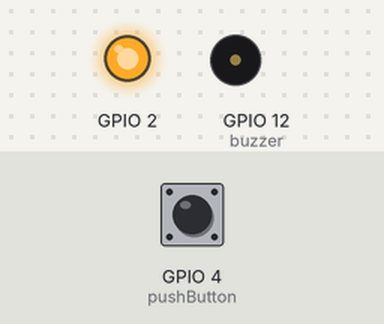
Simulated run of this sketch. Board: ESP32. On the bench: output pins drawn as LEDs (lit = HIGH), buzzer (waves = sounding). Inputs (shaded band) come from the test bench; at power-on: GPIO 4 (pushButton) LOW. What the sketch prints to the serial monitor is not drawn.

Above: at 0.1 s.
At 1.2 s:
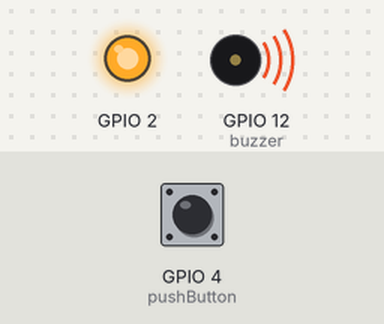
1.3 s: GPIO 4 (pushButton) pulled HIGH for 0.15 s
At 1.9 s:
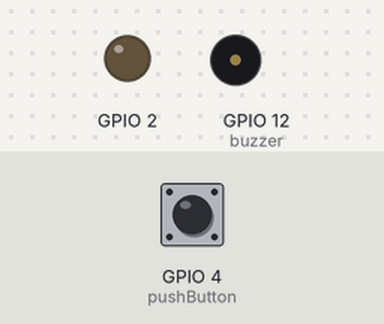
Timing chart, 0 to 4.3 s (numbered marks = the images above; inputs shaded):
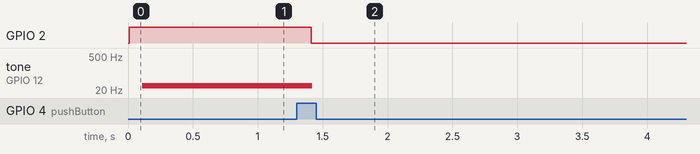

Measured:
- after the input at 1.3 s, GPIO 2: HIGH → LOW after 0.11 s; tone on GPIO 12 (buzzer): 30 Hz → silent after 0.12 s

The sketch:

BuzzerLedOffWithBuzzer.ino
```cpp
//Turning off a blinking LED and a buzzer with push button
const int pushButton = 4;
const int buzzer = 12;
int var = 0;

void setup() {
  // put your setup code here, to run once:
  Serial.begin(115200);
  pinMode(pushButton, INPUT);
  pinMode(buzzer, OUTPUT);
  pinMode(2, OUTPUT);
  Serial.println("Hello, ESP32!");
}

void loop() {

  // put your main code here, to run repeatedly:
  delay(10); // this speeds up the simulation
  while(var == 0){
    byte pushState = digitalRead(pushButton);
    digitalWrite(2, HIGH);
    delay(100);
    tone(buzzer, 30);

    if(pushState == 1){
      digitalWrite(2, LOW);
      delay((10));
      noTone(buzzer);
      var = 1;
    }
  }

}
```
